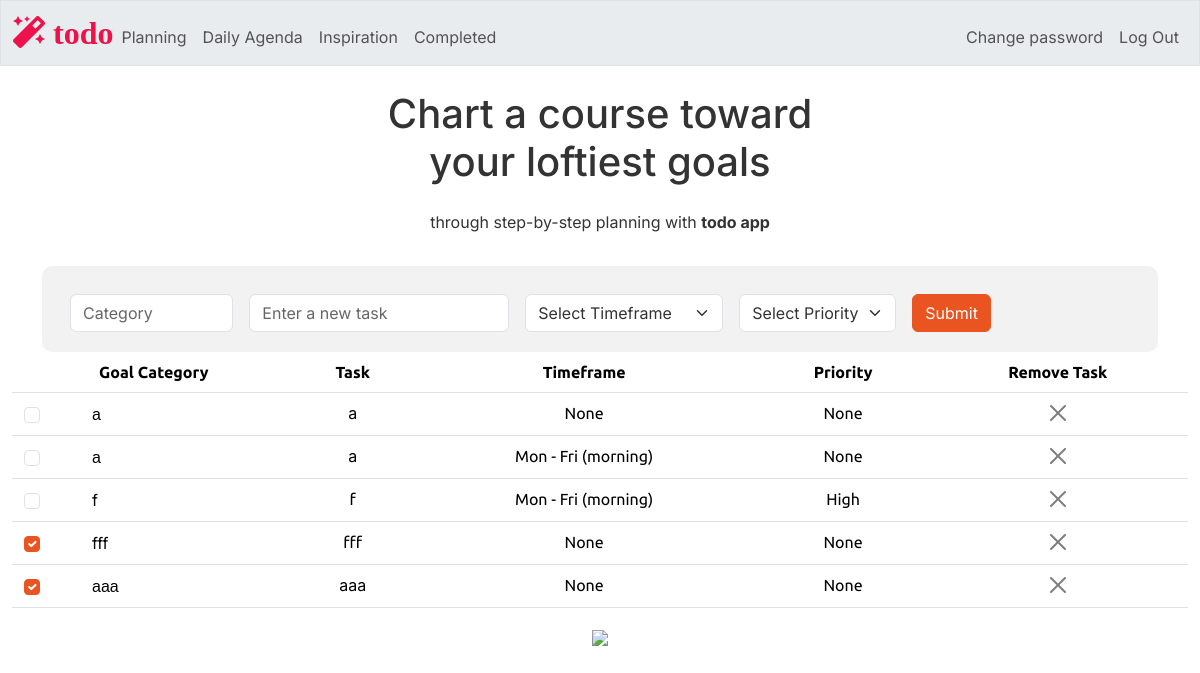
Before: / (signed in) with the older database file.
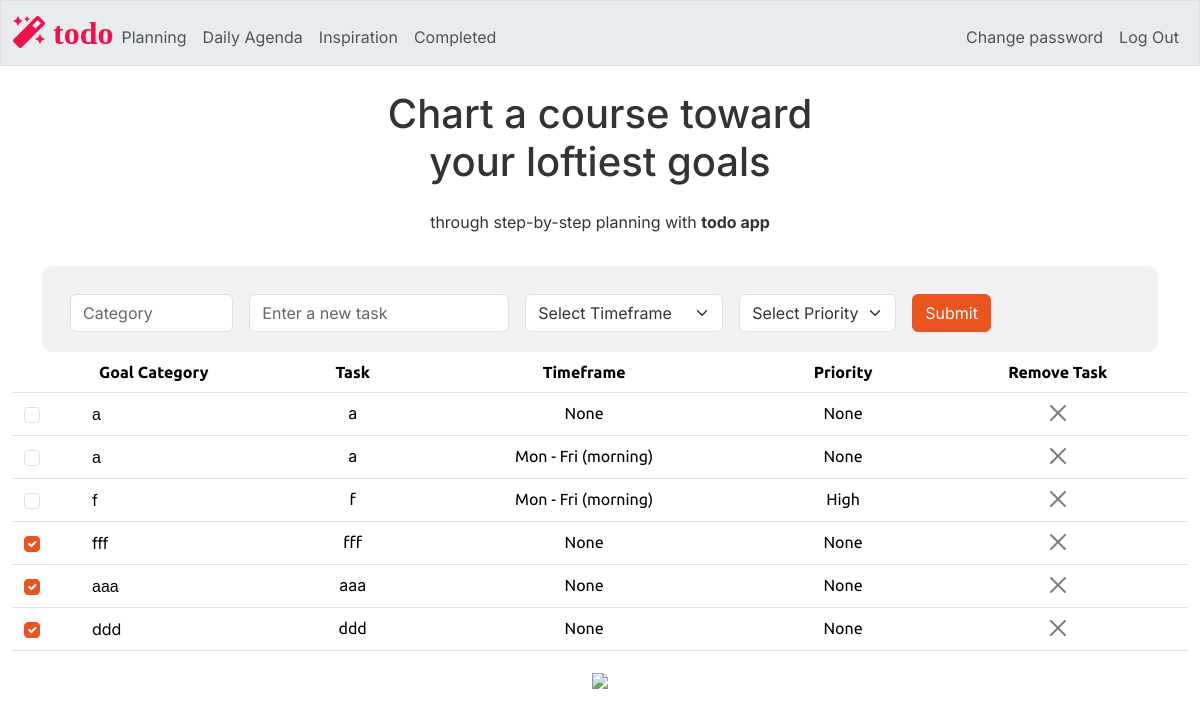
After: the same page with the newer database file.
### tables this page shows
CREATE TABLE tasks (
    id INTEGER PRIMARY KEY AUTOINCREMENT NOT NULL,
    users_id INTEGER NOT NULL,
    category TEXT NOT NULL,
    task TEXT NOT NULL,
    timeframe TEXT,
    priority TEXT,
    completion INTEGER DEFAULT 0, -- Default to 0 (false) for not completed
    FOREIGN KEY (users_id) REFERENCES users(id)
);

### app.py (the view)
@app.route("/", methods=["GET", "POST"])
@login_required
def index():
    users_id = session["user_id"]
    tasks = db.execute("SELECT * FROM tasks WHERE users_id =?", users_id)
    return render_template("index.html", tasks=tasks)

### app.py (called while the page is built)
@app.after_request
def after_request(response):
    response.headers["Cache-Control"] = "no-cache, no-store, must-revalidate"
    response.headers["Expires"] = 0
    response.headers["Pragma"] = "no-cache"
    return response

### helpers.py (called while the page is built)
def login_required(f):
    @wraps(f)
    def decorated_function(*args, **kwargs):
        if session.get("user_id") is None:
            return redirect("/login")
        return f(*args, **kwargs)
    return decorated_function

### templates/index.html (shortened to what this page needs)
{% extends "layout.html" %}
{% block main %}
    <div class="container">
        <form method="POST" action="/add_task" class="row gx-3 gy-2 align-items-center mx-auto text-center"  style="background-color: #f2f2f2; padding: 20px; border-radius: 10px;">
            <div class="col-sm-2">
                <input type="text" class="form-control" id="category" name="category" placeholder="Category" autocomplete="off" required>
            </div>
            <div class="col-auto">
                <input type="text" class="form-control" id="task" name="task" placeholder="Enter a new task" autocomplete="off" required>
            </div>
            <div class="col-auto">
                <select class="form-select" id="timeframe" name="timeframe" required>
                    <option selected disabled>Select Timeframe</option>
                </select>
            </div>
            <div class="col-auto">
                <select class="form-select" id="priority" name="priority" required>
                    <option selected disabled>Select Priority</option>
                </select>
            </div>
            <div class="col-auto">
            <button type="submit" class="btn btn-primary">Submit</button>
            </div>
        </form>
    </div>
    <table class="table">
        <thead>
            <tr>
                <th> Goal Category</th>
                <th> Task </th>
                <th> Timeframe </th>
                <th> Priority </th>
                <th> Remove Task </th>
            </tr>
        </thead>
        <tbody>
            {% for task in tasks %}
                <tr>
                    <td class="align-middle">
                        <div class="d-flex align-items-center " >
                            <form method="POST" action="/updateTaskStatus/{{ task.id }}" class="task-form completion-checkbox">
                                <div class=" col-auto d-flex justify-content-center align-items-center form-check" >
                                    <input class="form-check-input completion-checkbox"
                                           type="checkbox"
                                           id="completion_{{ task.id }}"
                                           name="task_completion"
                                           data-task-id="{{ task.id }}"
                                           data-completion="{{ task.completion}}"
                                           {% if task.completion == 1 %}checked{% endif %}
                                           onchange="updateTaskStatus(this)">
                                </div>
                            </form>
                            <label class="form-check-label ms-5" for="completion_{{ task.id }}">
                                {{ task.category }}
                            </label>
                        </div>
                    </td>
                    <td>{{ task.task }}</td>
                    <td>{{ task.timeframe }}</td>
                    <td>{{ task.priority }}</td>
                    <td>
                        <button class="btn-close" data-bs-toggle="modal" data-bs-target="#deleteConfirmationModal_{{ task.id }}"></button>
                    </td>
                </tr>
            {% endfor %}
        </tbody>
    </table>
    <img src="/static/planning2.png" class="wide-image">
{% endblock %}

### templates/layout.html (shortened to what this page needs)
<!DOCTYPE html>
<html lang="en">
    <head>
        <link href="/static/bootstrap.min.css" rel="stylesheet">
        <link href="/static/styles.css" rel="stylesheet">
        <link rel="stylesheet" href="https://cdnjs.cloudflare.com/ajax/libs/font-awesome/5.15.3/css/all.min.css">
    </head>
    <body>
        <nav class="bg-light border navbar navbar-expand-md navbar-light">
            <div class="container-fluid">
                <a class="site-logo" href="/"><span>
                    <i class="fas fa-magic" style="color: #ed1249;"> todo</i></span></a>
                <div class="collapse navbar-collapse" id="navbar">
                    {% if session["user_id"] %}
                        <ul class="navbar-nav me-auto mt-2">
                            <li class="nav-item"><a class="nav-link" href="/">Planning</a></li>
                            <li class="nav-item"><a class="nav-link" href="/goals">Daily Agenda</a></li>
                            <li class="nav-item"><a class="nav-link" href="/affirmations">Inspiration</a></li>
                            <li class="nav-item"><a class="nav-link" href="/completed">Completed</a></li>
                        </ul>
                        <ul class="navbar-nav ms-auto mt-2">
                            <li class="nav-item"><a class="nav-link" href="/password_change">Change password</a></li>
                            <li class="nav-item"><a class="nav-link" href="/logout">Log Out</a></li>
                        </ul>
                    {% else %}
                        <ul class="navbar-nav ms-auto mt-2">
                            <li class="nav-item"><a class="nav-link" href="/register">Register</a></li>
                            <li class="nav-item"><a class="nav-link" href="/login">Log In</a></li>
                        </ul>
                    {% endif %}
                </div>
            </div>
        </nav>
        <div class="container-fluid text-center mt-4">
            <h1 class="mb-4"> Chart a course toward <br>
                your loftiest goals </h1>
            <p>through step-by-step planning with <b>todo app</b> </p>
        </div>
        <main class="container-fluid py-4 text-center">
            {% block main %}{% endblock %}
        </main>
    </body>
</html>

### static/styles.css (style rules this page uses)
nav .site-logo { font-size: xx-large; text-decoration: none; }
p, span, div, h1, button { font-family: 'Inter', sans-serif; }
body { background-color: # f6f5f4; }

Changed rows visible on the page:
added tasks: completion "☑", category "ddd", task "ddd", timeframe "None", priority "None"
